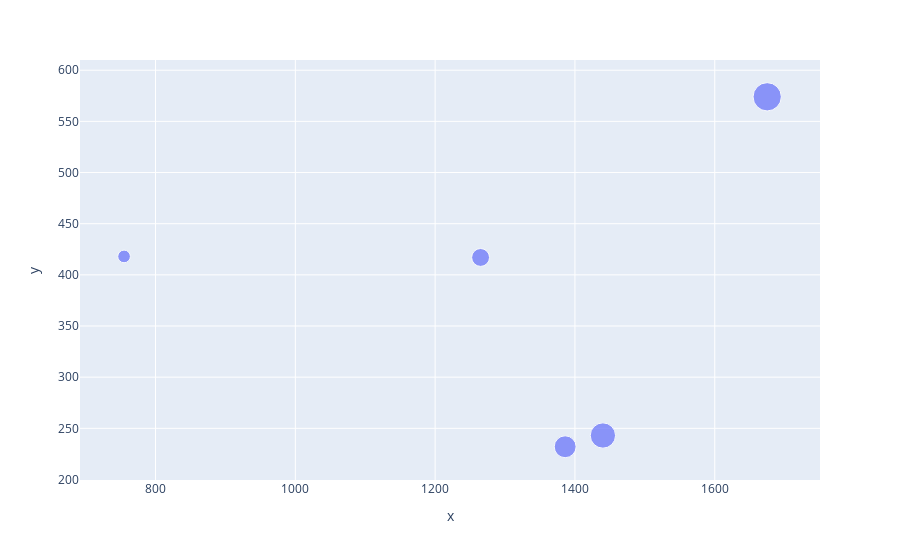

The notebook cell saved with this chart:
### Code cell
bu=px.scatter(x=df['GDP'],y=df['Population'],size=[60,20,100,80,40])
bu.show()

### Figure 1 — Plotly figure (JSON) as saved in the notebook; plotly's stock layout.template omitted (floating-point values rounded to 4 significant figures)
{"data": [{"hovertemplate": "x=%{x}<br>y=%{y}<br>size=%{marker.size}<extra></extra>", "legendgroup": "", "marker": {"color": "#636efa", "size": [60, 20, 100, 80, 40], "sizemode": "area", "sizeref": 0.25, "symbol": "circle"}, "mode": "markers", "name": "", "orientation": "v", "showlegend": false, "type": "scatter", "x": [1386, 755, 1675, 1440, 1265], "xaxis": "x", "y": [232, 418, 574, 243, 417], "yaxis": "y"}], "layout": {"autosize": true, "legend": {"itemsizing": "constant", "tracegroupgap": 0}, "margin": {"t": 60}, "xaxis": {"anchor": "y", "autorange": true, "domain": [0, 1], "range": [693.6, 1747.0], "title": {"text": "x"}, "type": "linear"}, "yaxis": {"anchor": "x", "autorange": true, "domain": [0, 1], "range": [185.2, 628.0], "title": {"text": "y"}, "type": "linear"}}}
